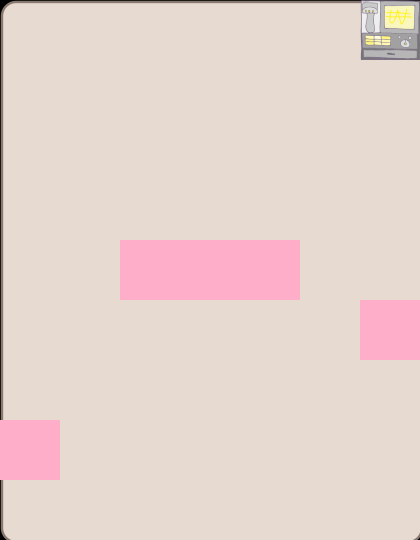

This is a level from a 2D game, rendered from its Tiled map with the project's own tilesets. A one-line summary and the map file follow, with tile-layer data summarised:
An orthogonal 7x9 tile map with 60x60 px tiles, 3 tile layers (background, wall, Items), 3 tilesets and 5 objects (food1, food2, food3, character, counter).

<map version="1.0" orientation="orthogonal" width="7" height="9" tilewidth="60" tileheight="60">
 <tileset firstgid="1" name="background1" tilewidth="60" tileheight="60">
  <image source="background1.png" width="424" height="544" />
 </tileset>
 <tileset firstgid="64" source="metaset1.tsx" />
 <tileset firstgid="65" name="wall" tilewidth="60" tileheight="60">
  <image source="wall.png" width="120" height="120" />
 </tileset>
 <layer name="background" width="7" height="9">
  <data>[63 cells, 63 non-empty, 63 distinct tile ids]</data>
 </layer>
 <layer name="wall" width="7" height="9">
  <data>[63 cells, 6 non-empty, 4 distinct tile ids]</data>
 </layer>
 <layer name="Items" width="7" height="9">
  <data>[63 cells, 5 non-empty, 1 distinct tile ids]</data>
 </layer>
 <objectgroup name="foods" width="7" height="9">
  <object name="food1" x="186" y="127" width="47" height="46" />
  <object name="food2" x="8" y="9" width="45" height="45" />
  <object name="food3" x="366" y="429" width="51" height="46" />
 </objectgroup>
 <objectgroup name="object" width="7" height="9">
  <object name="character" x="185" y="489" width="49" height="48" />
 </objectgroup>
 <objectgroup name="endPoint" width="7" height="9">
  <object name="counter" x="365" y="10" width="36" height="42" />
 </objectgroup>
</map>
